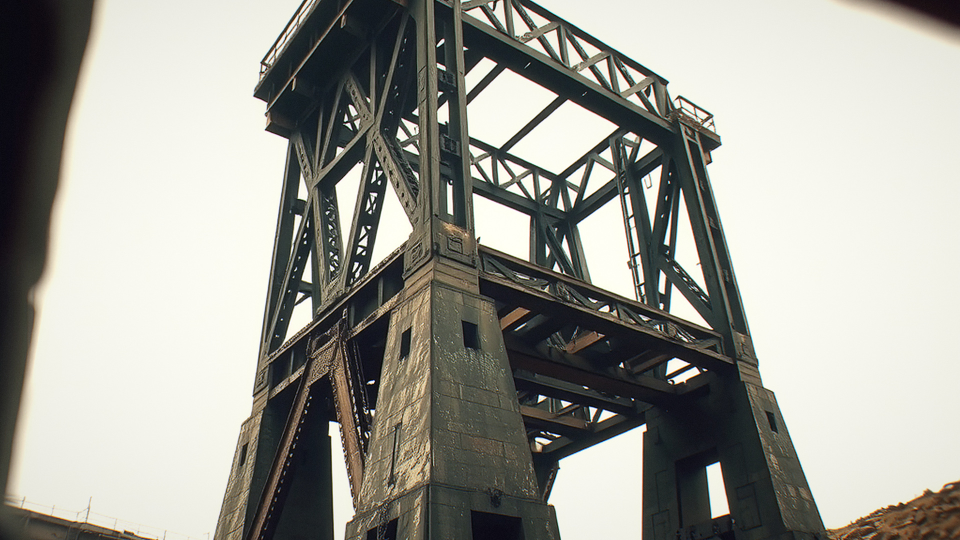
#> input picture samples/cmp_flux_v11.jpg, 1920 x 1080 px (shown at 1/2 size)
$ python -i quality.py   (imports and definitions only)
#> lines starting #> are read from the running program, lines starting #| are printed output that depends on the picture
"""Whether a generated frame is worth putting in the cut, and which one is best.

A free image service is not consistent. Asked the same thing twice it returns
a usable photograph and a soft brown smear, and the difference is the seed, not
the prompt - measured across seeds on one brief, edge detail moved by half
again. That makes generating a handful and keeping the best one the cheapest
quality improvement available, but only if "best" can be decided without a
human looking.

So this measures three things that separate the two, all of them cheap:

* **Detail** - the RMS gradient of the luma. A photograph of a rusted steel
  frame has texture everywhere; the failure mode of these models is a soft
  painterly blur, and it shows up here as a number roughly half the good one.
* **Exposure** - how much of the frame is clipped to pure black or pure white.
  A frame that is a third crushed has no shadow detail for the grade to work
  with and no room for the motion pass to push into.
* **Bars** - a return can arrive letterboxed, with black bands baked into the
  pixels, which the renderer would then scale as if they were picture. Cropped
  rather than rejected, because what is between the bands is usually fine. The
  test is deliberately strict - a band counts only if no pixel in it is above
  black - so that a dark sky or a shadowed foreground is never mistaken for
  one and cropped away.

Measured on a fixed-width copy so the numbers mean the same thing whatever the
backend returned, and so the thresholds do not have to move when a better
backend arrives.
"""

from __future__ import annotations

import numpy as np
from PIL import Image

# Everything is measured at this width, so a 1024-wide return and a 1536-wide
# one score on the same scale.
MEASURE_WIDTH = 512

# A bar is a row that is near-black across its whole width. Above pure zero
# because JPEG puts noise in the bands.
BAR_LUMA = 14.0

# Calibrated against real returns: art-directed frames measure 9-20 here and
# the soft failures 5-7. Set under the gap rather than in the middle of it,
# because a wrongly rejected frame costs a round trip and a slightly soft one
# that survives is still better than the blank the chain falls back to.
MIN_DETAIL = 6.5

# Past this the frame has no shadow or highlight left to grade.
MAX_CLIPPED = 0.35

# A frame with less range than this is a flat wash, not a photograph.
MIN_SPREAD = 24.0

# Below this the bars have eaten the picture and there is nothing to keep.
MIN_KEPT_AREA = 0.55

# A print border is a run of near-uniform lines around the whole picture.
BORDER_STD = 9.0        # how flat a line has to be to count as border
BORDER_STEP = 3.0       # how many times more texture the picture has than it
BORDER_MAX = 0.18       # never eat more than this fraction of a side


# [29 lines left out: functions _luma, detail, clipped, spread, not called in this run]


def bars(image: Image.Image) -> tuple[int, int, int, int]:
    """Baked-in black bands, as (top, bottom, left, right) in real pixels.

    Measured at full resolution rather than at the width everything else uses.
    Scaling a bar edge back up from a 512-wide map lands it a pixel or two
    short, and the few rows of black that survive are then stretched across
    the finished frame - which is the whole thing this is here to prevent. One
    pass over the array is cheap enough not to trade for that.
    """
    if image.width < 2 or image.height < 2:
        return (0, 0, 0, 0)

    luma = np.asarray(image.convert("L"), dtype=np.float32)
    rows = luma.max(axis=1) > BAR_LUMA
    columns = luma.max(axis=0) > BAR_LUMA
    if not rows.any() or not columns.any():
        return (0, 0, 0, 0)

    def edge(mask: np.ndarray, reverse: bool = False) -> int:
        found = int(np.argmax(mask[::-1] if reverse else mask))
        # A pixel of margin, because JPEG smears the boundary row into
        # something just light enough to read as picture.
        return found + 1 if found else 0

    return (
        edge(rows),
        edge(rows, reverse=True),
        edge(columns),
        edge(columns, reverse=True),
    )


def _uniform_run(lines: np.ndarray, limit: int) -> int:
    """How many lines in from this edge are flat enough to be border."""
    run = 0
    while run < limit and float(lines[run].std()) < BORDER_STD:
        run += 1
    return 0 if run >= limit else run


def border(image: Image.Image) -> tuple[int, int, int, int]:
    """A print or film border around the picture, as (top, bottom, left, right).

    Naming a film stock in the brief can get a photograph *of a print* back,
    paper margin and all, and that margin would otherwise be scaled up and cut
    into the video as if it were part of the shot. It survives being asked not
    to, so it is detected and removed instead of argued with.

    Two conditions, and both are needed. **Every side** has to have a flat run:
    a blown white sky is flat enough to read as border along the top and is
    not one, and a border goes all the way round by definition. And what is
    left inside has to be *much* less flat than the margin - which is one
    check on the picture as a whole rather than four on its edges, because a
    real paper margin does not meet the photograph at the same sharpness on
    every side, and demanding that it does missed the borders that prompted
    this.
    """
    if image.width < 64 or image.height < 64:
        return (0, 0, 0, 0)

    luma = np.asarray(image.convert("L"), dtype=np.float32)
    vertical = int(image.height * BORDER_MAX)
    horizontal = int(image.width * BORDER_MAX)

    top = _uniform_run(luma, vertical)
    bottom = _uniform_run(luma[::-1], vertical)
    left = _uniform_run(luma.T, horizontal)
    right = _uniform_run(luma.T[::-1], horizontal)
    if not all((top >= 2, bottom >= 2, left >= 2, right >= 2)):
        return (0, 0, 0, 0)

    inside = luma[top:luma.shape[0] - bottom, left:luma.shape[1] - right]
    if inside.size < 256 or float(inside.std()) < BORDER_STD * BORDER_STEP:
        return (0, 0, 0, 0)
    return (top, bottom, left, right)


def trim(image: Image.Image) -> Image.Image:
    """The picture with any baked-in bars or print border cropped off.

    Returned unchanged when the bars would take more of the frame than they
    leave: that is not a letterboxed photograph, it is a mostly black one, and
    `usable` should get the chance to say so about the whole frame.
    """
    top, bottom, left, right = bars(image)
    if not (top or bottom or left or right):
        top, bottom, left, right = border(image)
    if not (top or bottom or left or right):
        return image

    box = (left, top, image.width - right, image.height - bottom)
    width, height = box[2] - box[0], box[3] - box[1]
    if width < 16 or height < 16:
        return image
    if (width * height) / float(image.width * image.height) < MIN_KEPT_AREA:
        return image
    return image.crop(box)


# [22 lines left out: functions usable, score, not called in this run]

>>> from PIL import Image
>>> picture = Image.open('../../samples/cmp_flux_v11.jpg')
#> picture is the input picture: PIL image 1920x1080 RGB; mean R, G, B 158.6, 158.3, 150.7
>>> result = trim(picture)
#> in bars, `luma = np.asarray(image.convert("L"), dtype=np.float32)`:
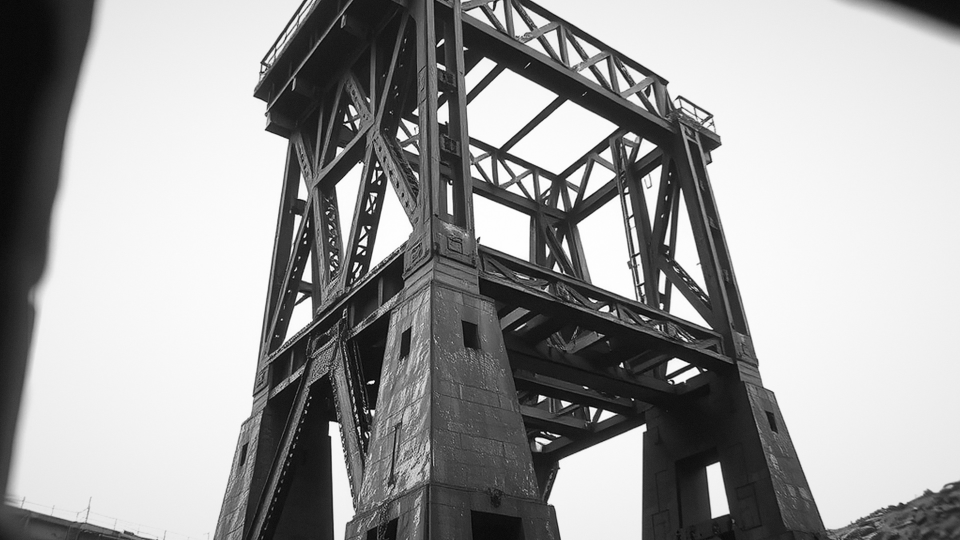
#> luma: shape (1080, 1920) float32 (shown at 1/2 size); min 0, max 255, mean 157.5
#> in edge, `found = int(np.argmax(mask[::-1] if reverse else mask))`: found = 0

$ run again, on samples/cmp_flux_v12.jpg
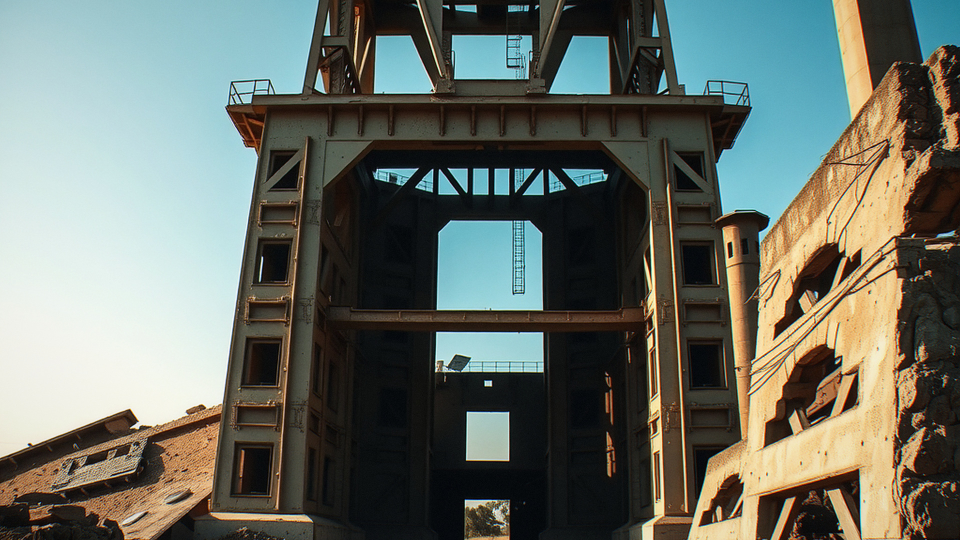
#> input picture samples/cmp_flux_v12.jpg, 1920 x 1080 px (shown at 1/2 size)
#> picture is the input picture: PIL image 1920x1080 RGB; mean R, G, B 105.7, 111.3, 102.2
#> in bars, `luma = np.asarray(image.convert("L"), dtype=np.float32)`:
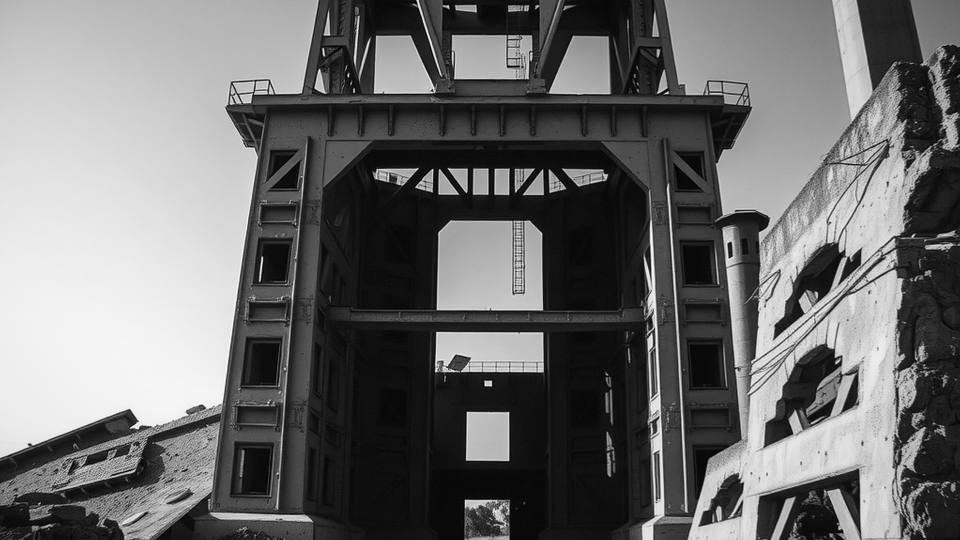
#> luma: shape (1080, 1920) float32 (shown at 1/2 size); min 0, max 253, mean 108.6
#> found = 0

$ run again, on samples/cmp_sana_v11.jpg
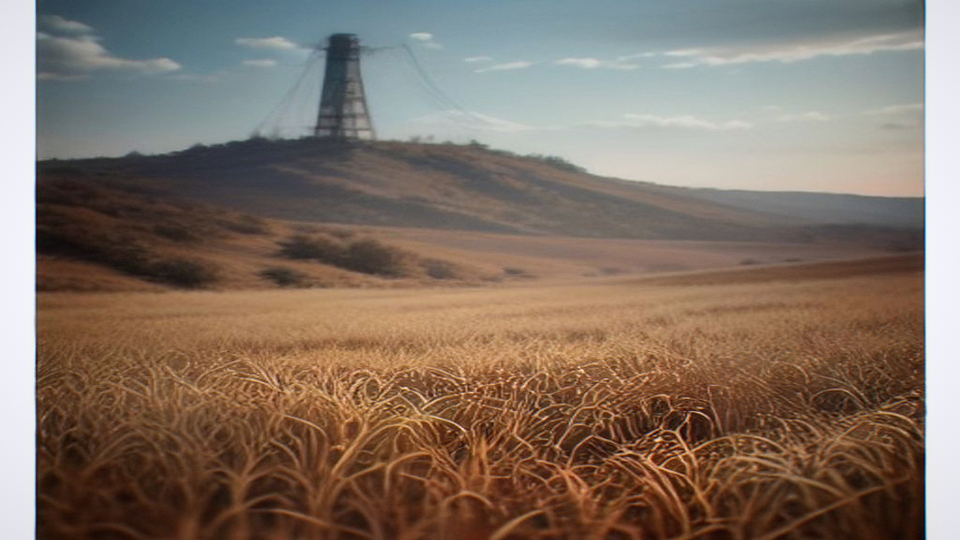
#> input picture samples/cmp_sana_v11.jpg, 1920 x 1080 px (shown at 1/2 size)
#> picture is the input picture: PIL image 1920x1080 RGB; mean R, G, B 130.1, 113.5, 100.8
#> in bars, `luma = np.asarray(image.convert("L"), dtype=np.float32)`:
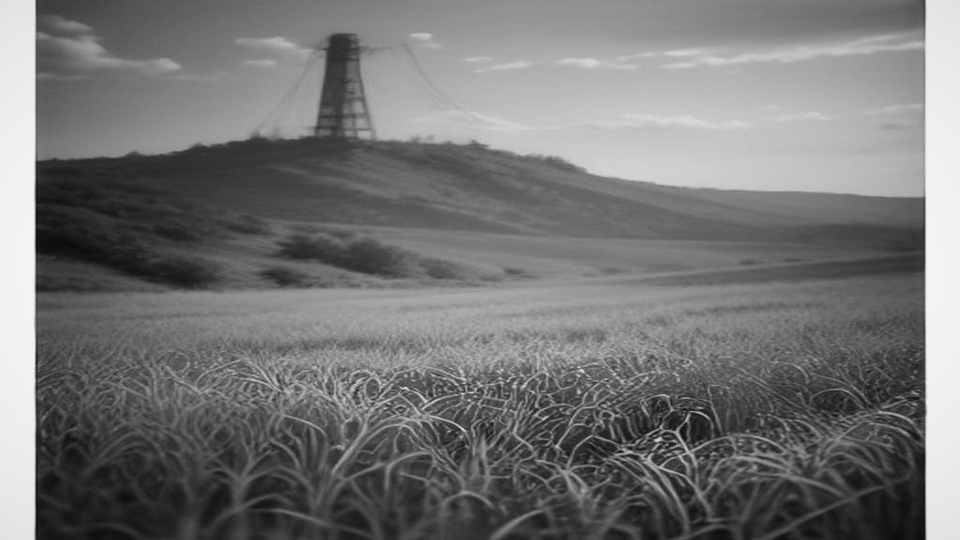
#> luma: shape (1080, 1920) float32 (shown at 1/2 size); min 6, max 246, mean 117
#> found = 0
#> in border, `left = _uniform_run(luma.T, horizontal)`: left = 68
#> in border, `right = _uniform_run(luma.T[::-1], horizontal)`: right = 66

$ run again, on samples/generated_mine_headframe.jpg
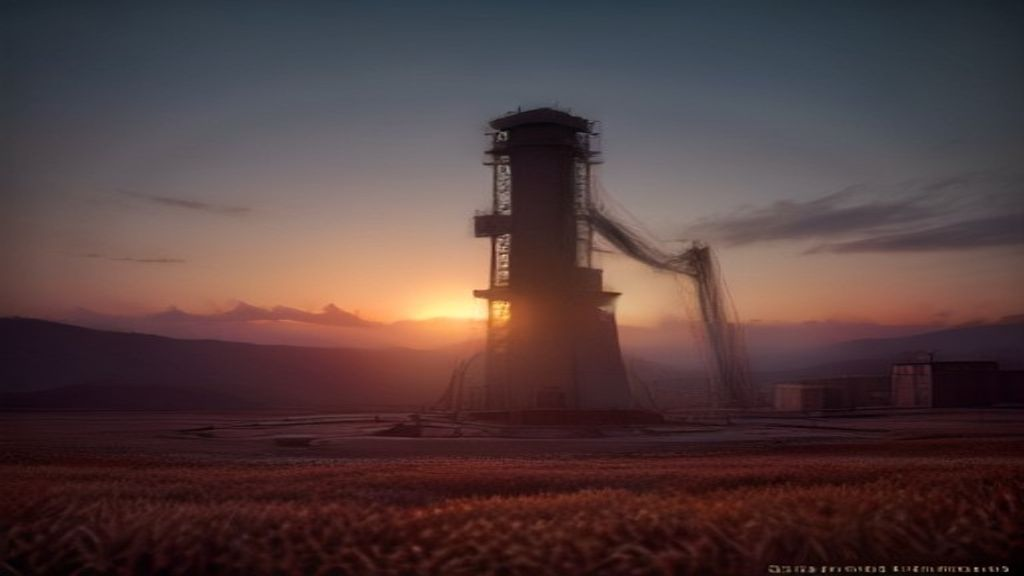
#> input picture samples/generated_mine_headframe.jpg, 1024 x 576 px
#> picture is the input picture: PIL image 1024x576 RGB; mean R, G, B 84, 62.6, 62.4
#> in bars, `luma = np.asarray(image.convert("L"), dtype=np.float32)`:
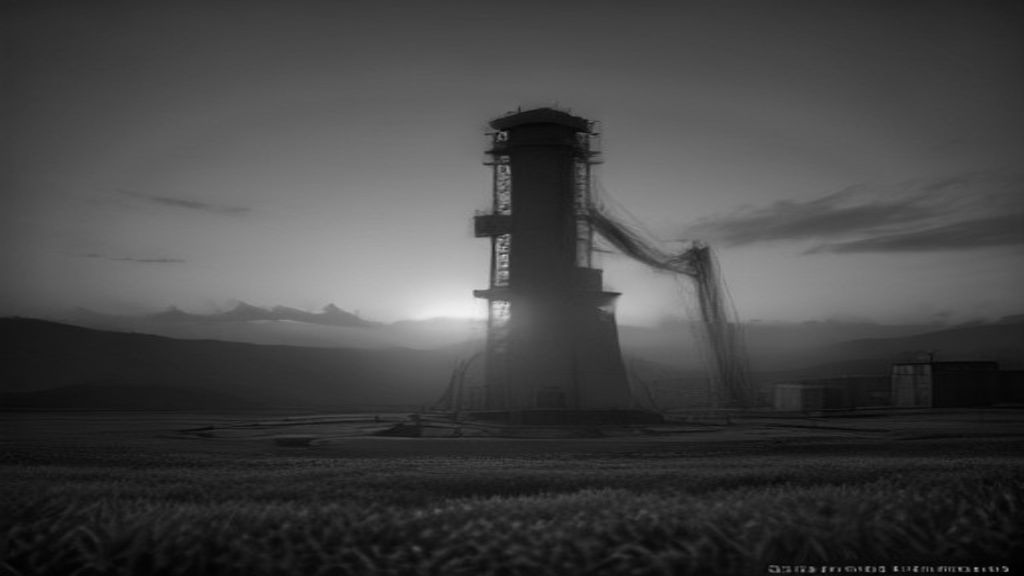
#> luma: shape (576, 1024) float32; min 0, max 241, mean 69
#> found = 0
#> the loop in _uniform_run, `while run < limit and float(lines[run].std()) < BORDER_STD:` made 32 passes
#> after the loop in _uniform_run, `while run < limit and float(lines[run].std()) < BORDER_STD:`: run = 32
#> the loop in _uniform_run (call 2), `while run < limit and float(lines[run].std()) < BORDER_STD:` made 3 passes
#> in border, `bottom = _uniform_run(luma[::-1], vertical)`: bottom = 3
#> in border, `left = _uniform_run(luma.T, horizontal)`: left = 0
